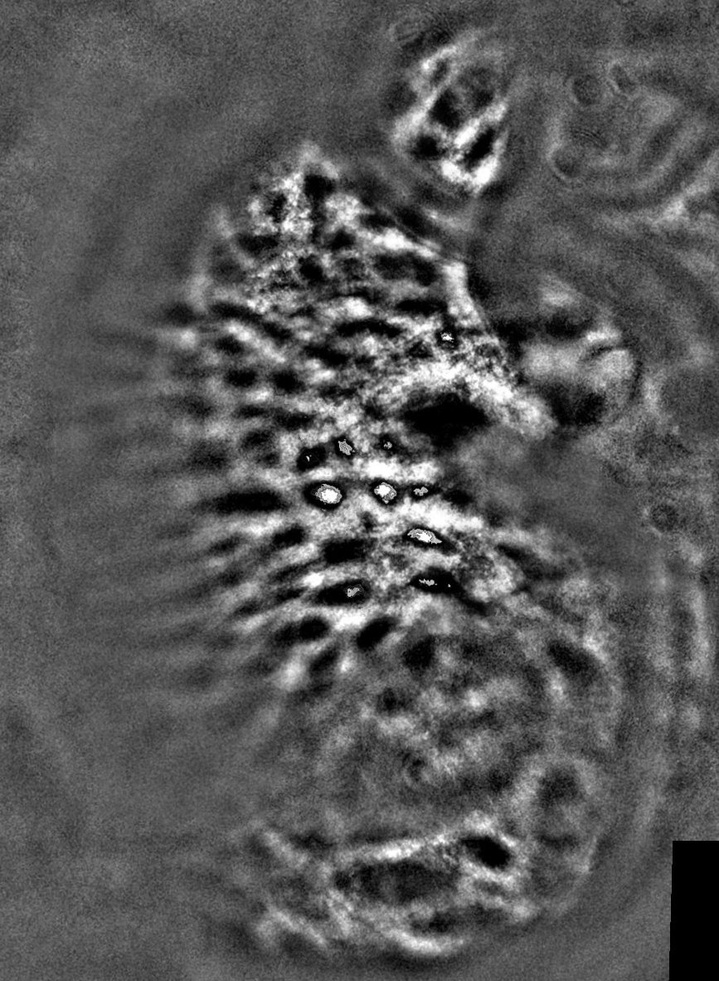
#> input picture Lame_criblee/LC001.jpg, 719 x 981 px, shrunk from 867 x 1182 before the run
$ python traitement_Chloe.py
#> lines starting #> are read from the running program, lines starting #| are printed output that depends on the picture; after the words box and inside, x2 and y2 are one past the last pixel; in counts of white or black regions, pixels touching at a corner belong together
import cv2
import numpy as np
from matplotlib import pyplot as plt
from skimage.filters import threshold_otsu, gaussian, laplace
from skimage.feature import canny
from skimage.morphology import opening, closing, square, white_tophat, disk
from skimage.measure import label, regionprops
from skimage.color import label2rgb
from sklearn.metrics import precision_score, recall_score, f1_score, jaccard_score, mean_squared_error
import os

# Créez le dossier 'Results' s'il n'existe pas déjà
results_path = 'Results_Chloe'
if not os.path.exists(results_path):
    os.makedirs(results_path)

# Créez un sous-dossier spécifique pour les résultats de cette exécution
result_folder = os.path.join(results_path, 'Run_Results')
if not os.path.exists(result_folder):
    os.makedirs(result_folder)


# Charger l'image
image_path = 'Lame_criblee/LC001.jpg'  # Remplacez par le chemin de votre image
image = cv2.imread(image_path, cv2.IMREAD_GRAYSCALE)
#> image is the input picture: shape (981, 719); min 0, max 255, mean 86.8

# Appliquer le seuillage d'Otsu pour générer un masque binaire
thresh = threshold_otsu(image)
#> thresh = 115
binary_mask = (image > thresh).astype(np.uint8) * 255
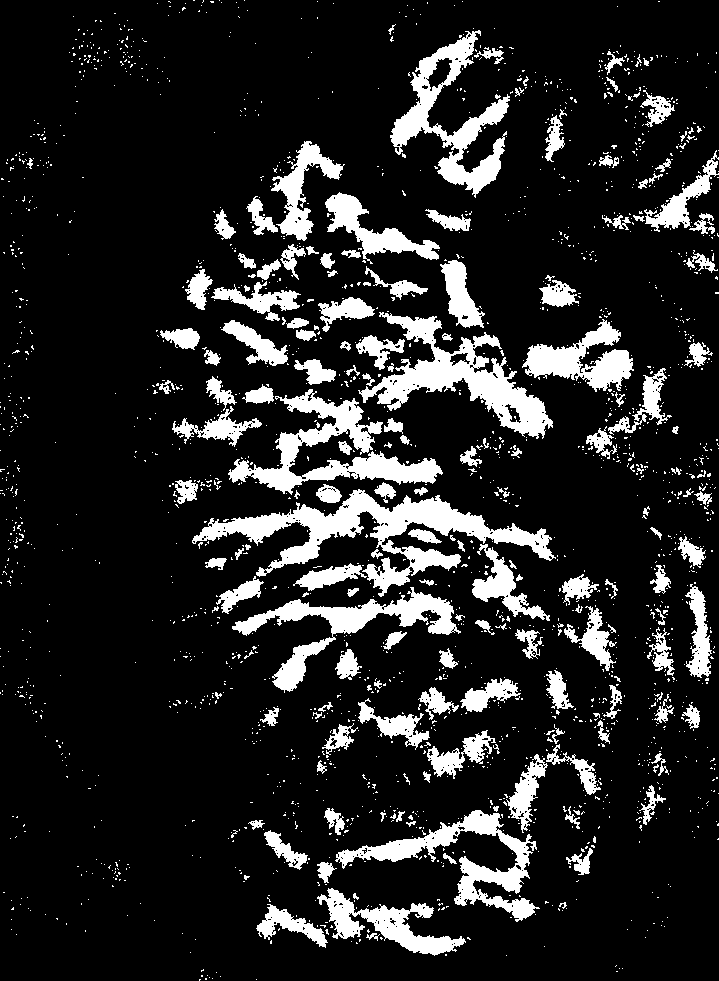
#> binary_mask: shape (981, 719); 14.4% white; 2082 white regions (1912 under 20 px), largest, box (x1, y1, x2, y2) and area: (192, 489, 556, 597) 10384, (358, 312, 553, 439) 7409, (228, 389, 443, 495) 6700

# Sauvegarder le masque binaire
mask_path = 'Terrain/LC001_VT.png'  # Remplacez par le chemin souhaité pour sauvegarder le masque
cv2.imwrite(mask_path, binary_mask)

# Afficher le masque généré
plt.imshow(binary_mask, cmap='gray')
plt.title('Generated Binary Mask')
plt.show()
if not os.path.isfile(image_path):
    raise FileNotFoundError(f"Image not found at path: {image_path}")
if not os.path.isfile(mask_path):
    raise FileNotFoundError(f"Mask not found at path: {mask_path}")

# Charger l'image et le masque de vérité terrain
image = cv2.imread(image_path, cv2.IMREAD_GRAYSCALE)
ground_truth = cv2.imread(mask_path, cv2.IMREAD_GRAYSCALE)

if image is None:
    raise FileNotFoundError(f"Image not found or cannot be opened at path: {image_path}")
if ground_truth is None:
    raise FileNotFoundError(f"Mask not found or cannot be opened at path: {mask_path}")

# Convertir le masque de vérité terrain en 0 et 1
ground_truth = (ground_truth > 128).astype(np.uint8)

# II. Pré-traitement de l’image

# 2. Augmentation du contraste
def manual_contrast(image, factor):
    return cv2.convertScaleAbs(image, alpha=factor, beta=0)

def histogram_equalization(image):
    return cv2.equalizeHist(image)

def top_hat(image):
    selem = disk(12)
    return white_tophat(image, selem)

# III. Méthodes de segmentation
def otsu_threshold(image):
    thresh = threshold_otsu(image)
    return image > thresh

def hysteresis_threshold(image):
    return canny(image, low_threshold=10, high_threshold=50)

# IV. Amélioration de l’image
def apply_opening(image):
    return opening(image, square(3))

def apply_closing(image):
    return closing(image, square(3))

def sequential_filtering(image):
    return opening(closing(opening(closing(image, square(3)), square(3)), square(3)), square(3))

# V. Détection de contours
def laplacian_of_gaussian(image):
    return laplace(gaussian(image, sigma=3))

# Binarisation en utilisant Otsu
def binarize(image):
    thresh = threshold_otsu(image)
    binary = image > thresh
    return (binary * 255).astype(np.uint8)

# Fonction pour sauvegarder les images
def save_image(image, filename):
    filepath = os.path.join(result_folder, filename)
    plt.imsave(filepath, image, cmap='gray')

# Exemple de flux de travail
original_image = image
manual_contrast_image = manual_contrast(image, 1.5)
equalized_image = histogram_equalization(image)
tophat_image = top_hat(image)
#> in top_hat, `return white_tophat(image, selem)`:
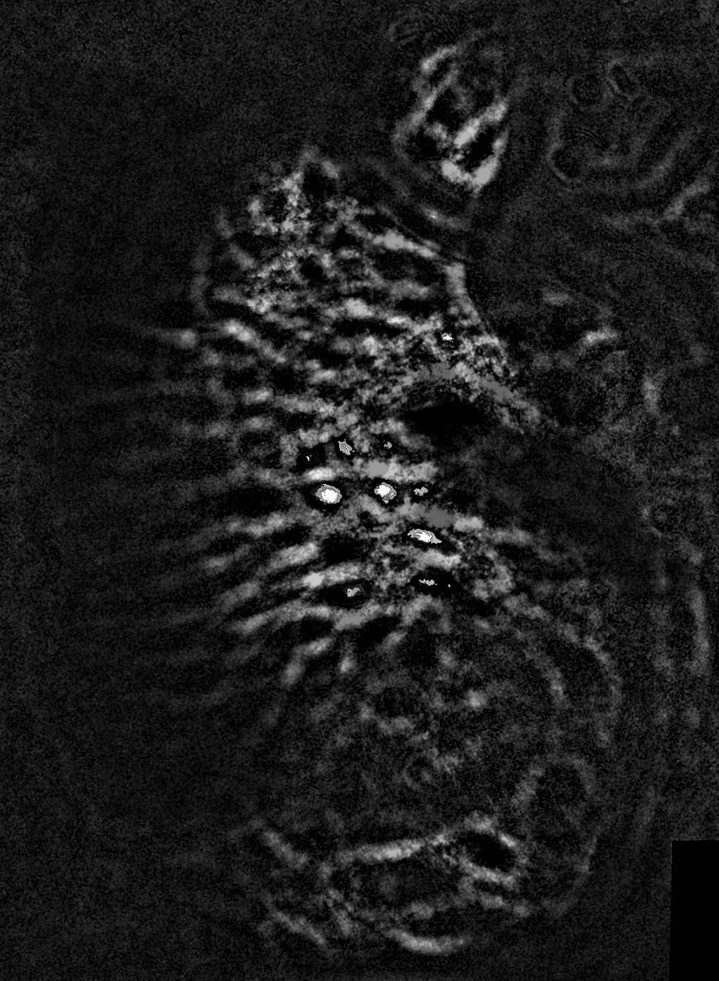
#> returned value: shape (981, 719); min 0, max 255, mean 28.9
binary_otsu = otsu_threshold(equalized_image)
#> in otsu_threshold, `thresh = threshold_otsu(image)`: thresh = 123
#> in otsu_threshold, `return image > thresh`: returned value: shape (981, 719) bool; 51.2% white; 4594 black regions (4347 under 20 px), largest, box (x1, y1, x2, y2) and area: (0, 0, 719, 981) 231955, (316, 615, 555, 818) 19636, (130, 290, 407, 385) 6251
edges = hysteresis_threshold(equalized_image)
#> in hysteresis_threshold, `return canny(image, low_threshold=10, high_threshold=50)`: returned value: shape (981, 719) bool; 26.5% white in thin lines or dots
opened_image = apply_opening(binary_otsu)
#> in apply_opening, `return opening(image, square(3))`: returned value: shape (981, 719) bool; 41.8% white; 972 white regions (629 under 20 px), largest, box (x1, y1, x2, y2) and area: (0, 310, 632, 957) 123952, (0, 10, 189, 440) 27909, (385, 24, 578, 236) 13276
closed_image = apply_closing(opened_image)
#> in apply_closing, `return closing(image, square(3))`: returned value: shape (981, 719) bool; 44.5% white; 442 white regions (266 under 20 px), largest, box (x1, y1, x2, y2) and area: (0, 137, 632, 957) 171729, (0, 10, 194, 446) 32057, (385, 24, 582, 236) 13842
filtered_image = sequential_filtering(binary_otsu)
#> in sequential_filtering, `return opening(closing(opening(closing(image, square(3)), square(3)), ..`: returned value: shape (981, 719) bool; 58.5% white; 531 black regions (302 under 20 px), largest, box (x1, y1, x2, y2) and area: (128, 0, 719, 406) 84567, (177, 778, 719, 981) 28767, (298, 368, 655, 585) 23016
log_image = laplacian_of_gaussian(equalized_image)
#> in laplacian_of_gaussian, `return laplace(gaussian(image, sigma=3))`:
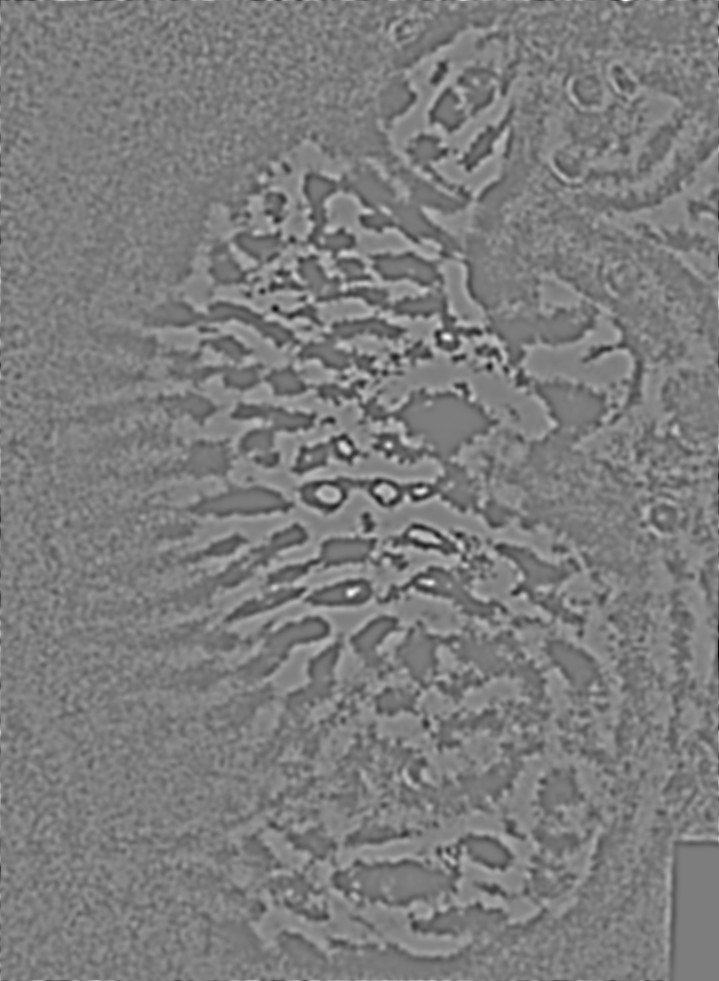
#> returned value: shape (981, 719) float64; min -0.0656, max 0.0674, mean -3.09e-20; drawn with min black and max white

# Générer un masque binaire à partir de l'image originale
mask_binary = binarize(original_image)
#> in binarize, `thresh = threshold_otsu(image)`: thresh = 115

# Binarisation des images traitées
manual_contrast_binary = binarize(manual_contrast_image)
#> in binarize (call 2), `thresh = threshold_otsu(image)`: thresh = 154
#> in binarize (call 2), `binary = image > thresh`:
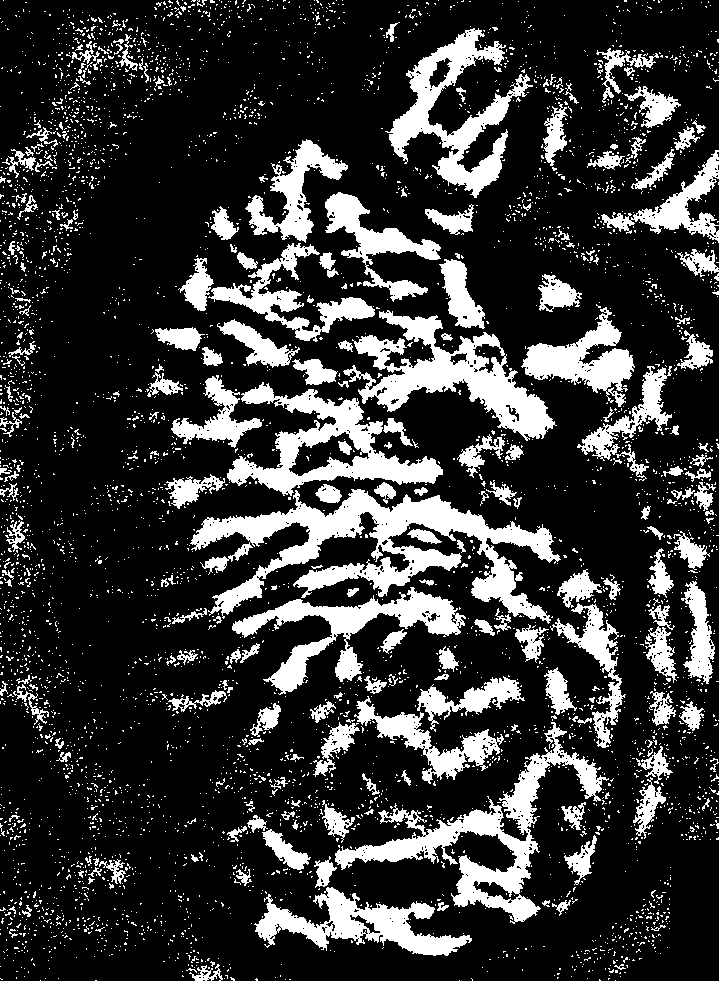
#> binary: shape (981, 719) bool; 21.1% white; 4676 white regions (4436 under 20 px), largest, box (x1, y1, x2, y2) and area: (190, 489, 561, 624) 16443, (335, 722, 609, 924) 10129, (343, 310, 557, 441) 9364
equalized_binary = binarize(equalized_image)
tophat_binary = binarize(tophat_image)
#> in binarize (call 4), `thresh = threshold_otsu(image)`: thresh = 58
#> in binarize (call 4), `binary = image > thresh`:
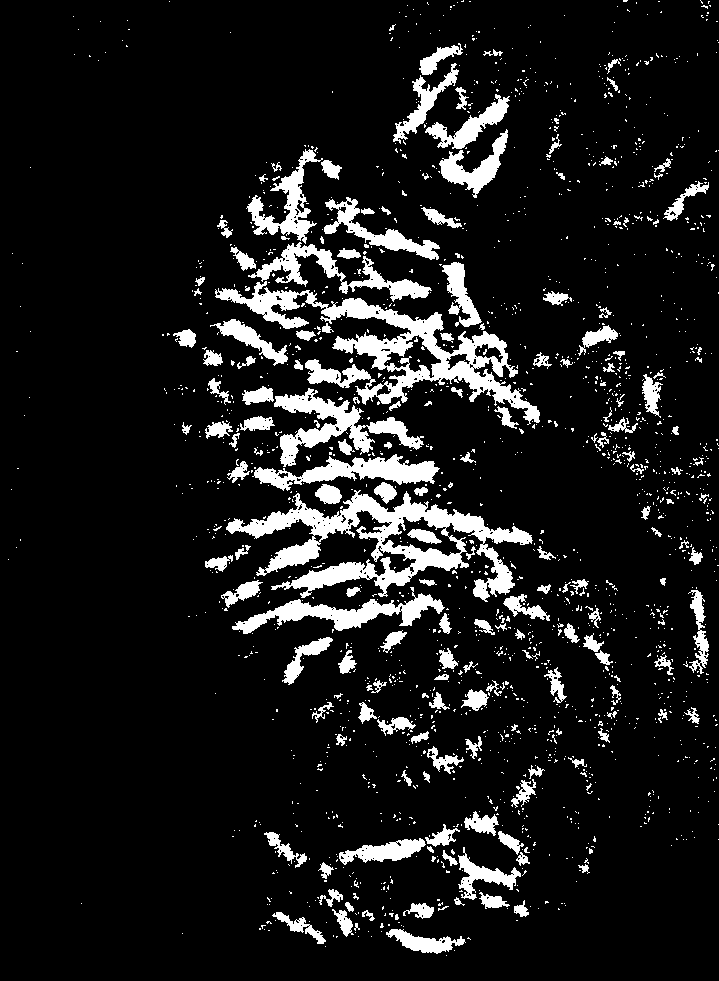
#> binary: shape (981, 719) bool; 10.6% white; 1878 white regions (1698 under 20 px), largest, box (x1, y1, x2, y2) and area: (226, 490, 533, 602) 11080, (215, 281, 540, 425) 10435, (274, 388, 424, 467) 3654
binary_otsu_binary = binarize(binary_otsu)
edges_binary = binarize(edges)
#> in binarize (call 6), `return (binary * 255).astype(np.uint8)`: returned value: shape (981, 719); 26.5% white in thin lines or dots
opened_binary = binarize(opened_image)
closed_binary = binarize(closed_image)
filtered_binary = binarize(filtered_image)
log_binary = binarize(log_image)
#> in binarize (call 10), `thresh = threshold_otsu(image)`: thresh = -0.000886
#> in binarize (call 10), `binary = image > thresh`:
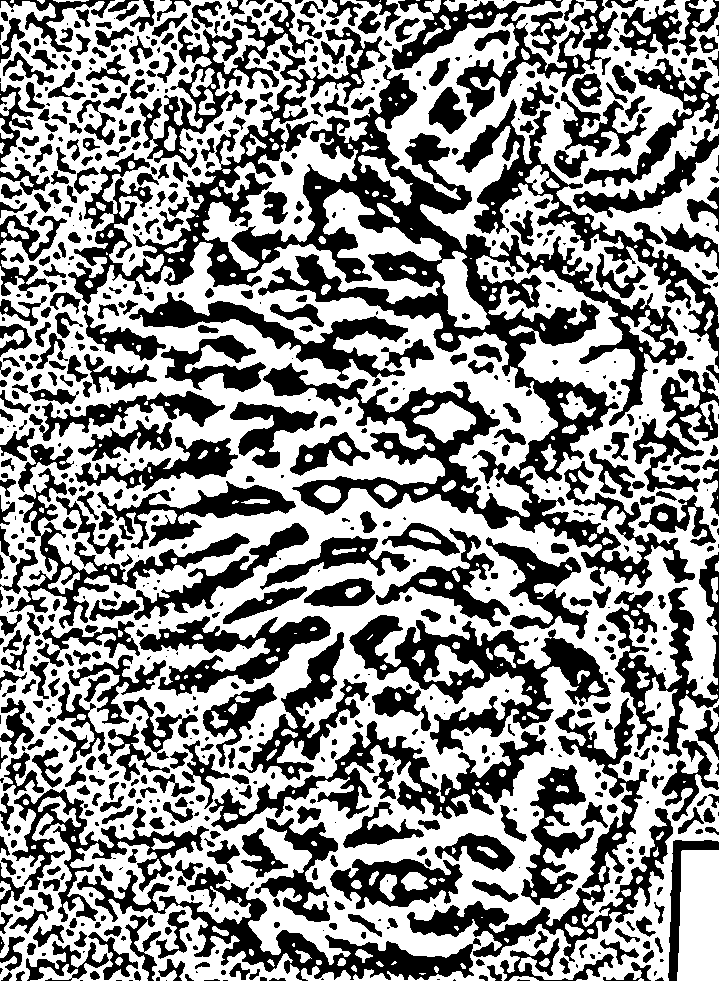
#> binary: shape (981, 719) bool; 55.9% white; 829 black regions (252 under 20 px), largest, box (x1, y1, x2, y2) and area: (68, 65, 695, 588) 62297, (349, 615, 611, 755) 11488, (407, 698, 673, 962) 10367

# Convertir les images binaires en 0 et 1
manual_contrast_binary = (manual_contrast_binary > 128).astype(np.uint8)
equalized_binary = (equalized_binary > 128).astype(np.uint8)
tophat_binary = (tophat_binary > 128).astype(np.uint8)
binary_otsu_binary = (binary_otsu_binary > 128).astype(np.uint8)
edges_binary = (edges_binary > 128).astype(np.uint8)
opened_binary = (opened_binary > 128).astype(np.uint8)
closed_binary = (closed_binary > 128).astype(np.uint8)
filtered_binary = (filtered_binary > 128).astype(np.uint8)
log_binary = (log_binary > 128).astype(np.uint8)

# Sauvegarder les images traitées
save_image(original_image, 'original_image.png')
save_image(manual_contrast_image, 'manual_contrast_image.png')
save_image(equalized_image, 'equalized_image.png')
save_image(tophat_image, 'tophat_image.png')
save_image(binary_otsu, 'binary_otsu.png')
save_image(edges, 'edges.png')
save_image(opened_image, 'opened_image.png')
save_image(closed_image, 'closed_image.png')
save_image(filtered_image, 'filtered_image.png')
save_image(log_image, 'log_image.png')

# Sauvegarder les images binaires
save_image(mask_binary, 'mask_binary.png')
save_image(manual_contrast_binary, 'manual_contrast_binary.png')
save_image(equalized_binary, 'equalized_binary.png')
save_image(tophat_binary, 'tophat_binary.png')
save_image(binary_otsu_binary, 'binary_otsu_binary.png')
save_image(edges_binary, 'edges_binary.png')
save_image(opened_binary, 'opened_binary.png')
save_image(closed_binary, 'closed_binary.png')
save_image(filtered_binary, 'filtered_binary.png')
save_image(log_binary, 'log_binary.png')

# Comparaison des images traitées avec l'image originale
def plot_comparison(original, processed, title_processed, filename):
    plt.figure(figsize=(12, 6))
    plt.subplot(121), plt.imshow(original, cmap='gray'), plt.title('Original Image')
    plt.subplot(122), plt.imshow(processed, cmap='gray'), plt.title(title_processed)
    comparison_path = os.path.join(result_folder, filename)
    plt.savefig(comparison_path)
    plt.close()

# Comparer et sauvegarder les résultats
plot_comparison(original_image, manual_contrast_image, 'Manual Contrast', 'comparison_manual_contrast.png')
plot_comparison(original_image, equalized_image, 'Histogram Equalization', 'comparison_equalized_image.png')
plot_comparison(original_image, tophat_image, 'Top Hat', 'comparison_tophat_image.png')
plot_comparison(original_image, binary_otsu, 'Otsu Threshold', 'comparison_binary_otsu.png')
plot_comparison(original_image, edges, 'Hysteresis Threshold', 'comparison_edges.png')
plot_comparison(original_image, opened_image, 'Opening', 'comparison_opened_image.png')
plot_comparison(original_image, closed_image, 'Closing', 'comparison_closed_image.png')
plot_comparison(original_image, filtered_image, 'Sequential Filtering', 'comparison_filtered_image.png')
plot_comparison(original_image, log_image, 'Laplacian of Gaussian', 'comparison_log_image.png')

# Comparer et sauvegarder les images binaires avec le masque binaire généré
plot_comparison(mask_binary, manual_contrast_binary, 'Manual Contrast Binary', 'comparison_manual_contrast_binary.png')
plot_comparison(mask_binary, equalized_binary, 'Histogram Equalization Binary', 'comparison_equalized_binary.png')
plot_comparison(mask_binary, tophat_binary, 'Top Hat Binary', 'comparison_tophat_binary.png')
plot_comparison(mask_binary, binary_otsu_binary, 'Otsu Threshold Binary', 'comparison_binary_otsu_binary.png')
plot_comparison(mask_binary, edges_binary, 'Hysteresis Threshold Binary', 'comparison_edges_binary.png')
plot_comparison(mask_binary, opened_binary, 'Opening Binary', 'comparison_opened_binary.png')
plot_comparison(mask_binary, closed_binary, 'Closing Binary', 'comparison_closed_binary.png')
plot_comparison(mask_binary, filtered_binary, 'Sequential Filtering Binary', 'comparison_filtered_binary.png')
plot_comparison(mask_binary, log_binary, 'Laplacian of Gaussian Binary', 'comparison_log_binary.png')

# Calcul des métriques d'évaluation
def evaluate_segmentation(predicted, ground_truth):
    predicted_flat = predicted.flatten()
    ground_truth_flat = ground_truth.flatten()

    precision = precision_score(ground_truth_flat, predicted_flat, pos_label=1)
    recall = recall_score(ground_truth_flat, predicted_flat, pos_label=1)
    f1 = f1_score(ground_truth_flat, predicted_flat, pos_label=1)
    jaccard = jaccard_score(ground_truth_flat, predicted_flat, pos_label=1)
    mse = mean_squared_error(ground_truth_flat, predicted_flat)

    return precision, recall, f1, jaccard, mse

# Évaluation des différentes méthodes
performance_metrics = {
    'Manual Contrast': evaluate_segmentation(manual_contrast_binary, ground_truth),
    'Histogram Equalization': evaluate_segmentation(equalized_binary, ground_truth),
    'Top Hat': evaluate_segmentation(tophat_binary, ground_truth),
    'Otsu Threshold': evaluate_segmentation(binary_otsu_binary, ground_truth),
    'Hysteresis Threshold': evaluate_segmentation(edges_binary, ground_truth),
    'Opening': evaluate_segmentation(opened_binary, ground_truth),
    'Closing': evaluate_segmentation(closed_binary, ground_truth),
    'Sequential Filtering': evaluate_segmentation(filtered_binary, ground_truth),
    'Laplacian of Gaussian': evaluate_segmentation(log_binary, ground_truth)
}
#> in evaluate_segmentation, `precision = precision_score(ground_truth_flat, predicted_flat, pos_lab..`: precision = 0.682
#> in evaluate_segmentation, `recall = recall_score(ground_truth_flat, predicted_flat, pos_label=1)`: recall = 1
#> in evaluate_segmentation, `f1 = f1_score(ground_truth_flat, predicted_flat, pos_label=1)`: f1 = 0.811
#> in evaluate_segmentation, `jaccard = jaccard_score(ground_truth_flat, predicted_flat, pos_label=1)`: jaccard = 0.682
#> in evaluate_segmentation, `mse = mean_squared_error(ground_truth_flat, predicted_flat)`: mse = 0.0672

# Sauvegarder les statistiques dans un fichier texte
stats_path = os.path.join(results_path, 'performance_metrics.txt')
with open(stats_path, 'w') as f:
    for method, metrics in performance_metrics.items():
        precision, recall, f1, jaccard, mse = metrics
        f.write(f"{method}:\n")
        f.write(f"  Precision: {precision:.4f}\n")
        f.write(f"  Recall: {recall:.4f}\n")
        f.write(f"  F1 Score: {f1:.4f}\n")
        f.write(f"  Jaccard Index: {jaccard:.4f}\n")
        f.write(f"  Mean Squared Error: {mse:.4f}\n\n")
#> this loop made 9 passes
#> (method, precision, recall, f1, jaccard, mse) on passes 1 to 9: ('Manual Contrast', 0.682, 1, 0.811, 0.682, 0.0672), ('Histogram Equalization', 0.281, 1, 0.439, 0.281, 0.368), ('Top Hat', 0.87, 0.64, 0.737, 0.584, 0.0656), ('Otsu Threshold', 0.281, 1, 0.439, 0.281, 0.368), ('Hysteresis Threshold', 0.0365, 0.0673, 0.0473, 0.0242, 0.39), ('Opening', 0.344, 0.998, 0.511, 0.344, 0.274), ('Closing', 0.323, 0.998, 0.488, 0.322, 0.302), ('Sequential Filtering', 0.246, 1, 0.394, 0.246, 0.441), ('Laplacian of Gaussian', 0.253, 0.984, 0.403, 0.252, 0.42)

print("Performance metrics have been saved to performance_metrics.txt")
